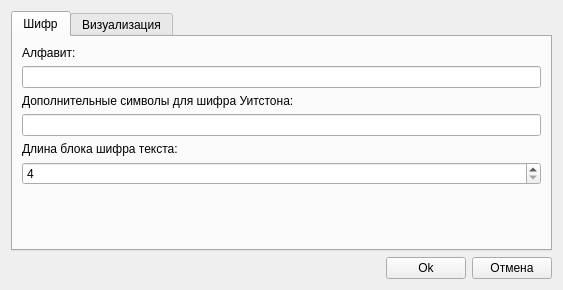
<?xml version="1.0" encoding="UTF-8"?>
<ui version="4.0">
 <class>SettingsDialog</class>
 <widget class="QWidget" name="SettingsDialog">
  <property name="geometry">
   <rect>
    <x>0</x>
    <y>0</y>
    <width>563</width>
    <height>290</height>
   </rect>
  </property>
  <property name="windowTitle">
   <string>Настройки</string>
  </property>
  <layout class="QVBoxLayout" name="verticalLayout_2">
   <item>
    <widget class="QTabWidget" name="tabWidget">
     <property name="currentIndex">
      <number>0</number>
     </property>
     <widget class="QWidget" name="tab">
      <attribute name="title">
       <string>Шифр</string>
      </attribute>
      <layout class="QHBoxLayout" name="horizontalLayout_3">
       <item>
        <layout class="QVBoxLayout" name="verticalLayout">
         <item>
          <widget class="QLabel" name="label">
           <property name="text">
            <string>Алфавит:</string>
           </property>
          </widget>
         </item>
         <item>
          <widget class="QLineEdit" name="alphabetLineEdit">
           <property name="text">
            <string/>
           </property>
          </widget>
         </item>
         <item>
          <widget class="QLabel" name="label_2">
           <property name="text">
            <string>Дополнительные символы для шифра Уитстона:</string>
           </property>
          </widget>
         </item>
         <item>
          <widget class="QLineEdit" name="extAlphabetLineEdit">
           <property name="text">
            <string/>
           </property>
          </widget>
         </item>
         <item>
          <widget class="QLabel" name="label_3">
           <property name="text">
            <string>Длина блока шифра текста:</string>
           </property>
          </widget>
         </item>
         <item>
          <widget class="QSpinBox" name="tokenLengthSpinBox">
           <property name="minimum">
            <number>4</number>
           </property>
           <property name="maximum">
            <number>10</number>
           </property>
          </widget>
         </item>
         <item>
          <spacer name="verticalSpacer">
           <property name="orientation">
            <enum>Qt::Vertical</enum>
           </property>
           <property name="sizeHint" stdset="0">
            <size>
             <width>20</width>
             <height>40</height>
            </size>
           </property>
          </spacer>
         </item>
         <item>
          <widget class="QLabel" name="msgLabel">
           <property name="text">
            <string/>
           </property>
          </widget>
         </item>
        </layout>
       </item>
      </layout>
     </widget>
     <widget class="QWidget" name="tab_2">
      <attribute name="title">
       <string>Визуализация</string>
      </attribute>
      <layout class="QVBoxLayout" name="verticalLayout_4">
       <item>
        <layout class="QVBoxLayout" name="verticalLayout_3">
         <item>
          <layout class="QHBoxLayout" name="horizontalLayout_6">
           <item>
            <widget class="QLabel" name="label_4">
             <property name="text">
              <string>Цвет таблицы и букв</string>
             </property>
            </widget>
           </item>
           <item>
            <widget class="QComboBox" name="tableColorComboBox"/>
           </item>
          </layout>
         </item>
         <item>
          <layout class="QHBoxLayout" name="horizontalLayout_5">
           <item>
            <widget class="QLabel" name="label_5">
             <property name="text">
              <string>Цвет исходных букв</string>
             </property>
            </widget>
           </item>
           <item>
            <widget class="QComboBox" name="inCharsColorComboBox"/>
           </item>
          </layout>
         </item>
         <item>
          <layout class="QHBoxLayout" name="horizontalLayout_4">
           <item>
            <widget class="QLabel" name="label_6">
             <property name="text">
              <string>Цвет букв шифра</string>
             </property>
            </widget>
           </item>
           <item>
            <widget class="QComboBox" name="outCharsColorComboBox"/>
           </item>
          </layout>
         </item>
         <item>
          <layout class="QHBoxLayout" name="horizontalLayout">
           <item>
            <widget class="QLabel" name="label_7">
             <property name="text">
              <string>Цвет стрелки</string>
             </property>
            </widget>
           </item>
           <item>
            <widget class="QComboBox" name="ArrowColorComboBox"/>
           </item>
          </layout>
         </item>
         <item>
          <layout class="QHBoxLayout" name="horizontalLayout_8">
           <item>
            <widget class="QLabel" name="label_8">
             <property name="text">
              <string>Интервал</string>
             </property>
            </widget>
           </item>
           <item>
            <widget class="QSpinBox" name="intervalSpinBox">
             <property name="suffix">
              <string>msec</string>
             </property>
             <property name="minimum">
              <number>100</number>
             </property>
             <property name="maximum">
              <number>10000</number>
             </property>
             <property name="singleStep">
              <number>100</number>
             </property>
             <property name="value">
              <number>1000</number>
             </property>
            </widget>
           </item>
          </layout>
         </item>
         <item>
          <spacer name="verticalSpacer_2">
           <property name="orientation">
            <enum>Qt::Vertical</enum>
           </property>
           <property name="sizeHint" stdset="0">
            <size>
             <width>20</width>
             <height>40</height>
            </size>
           </property>
          </spacer>
         </item>
        </layout>
       </item>
      </layout>
     </widget>
    </widget>
   </item>
   <item>
    <layout class="QHBoxLayout" name="horizontalLayout_2">
     <item>
      <spacer name="horizontalSpacer">
       <property name="orientation">
        <enum>Qt::Horizontal</enum>
       </property>
       <property name="sizeHint" stdset="0">
        <size>
         <width>40</width>
         <height>20</height>
        </size>
       </property>
      </spacer>
     </item>
     <item>
      <widget class="QPushButton" name="applyPushButton">
       <property name="text">
        <string>Ok</string>
       </property>
      </widget>
     </item>
     <item>
      <widget class="QPushButton" name="cancelPushButton">
       <property name="text">
        <string>Отмена</string>
       </property>
      </widget>
     </item>
    </layout>
   </item>
  </layout>
 </widget>
 <resources/>
 <connections/>
</ui>
